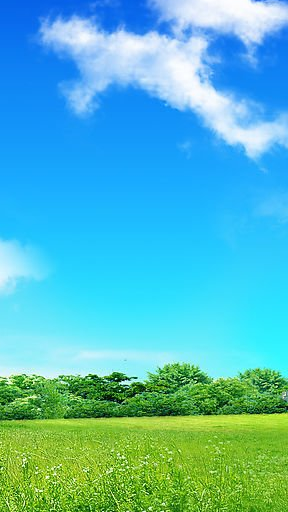

Below is a game level as drawn by its tile map, then a one-line description and the .tmx that defines it (tile-layer data replaced by summaries):
An orthogonal 9x16 tile map with 32x32 px tiles, 1 tile layer (Tile Layer 1).

<map version="1.0" orientation="orthogonal" width="9" height="16" tilewidth="32" tileheight="32">
 <tileset firstgid="1" name="dichken-Blend tang mau cho anh-14" tilewidth="32" tileheight="32">
  <image source="dichken-Blend tang mau cho anh-14.jpg" width="1024" height="673" />
 </tileset>
 <layer name="Tile Layer 1" width="9" height="16">
  <data>[144 cells, 144 non-empty, 144 distinct tile ids]</data>
 </layer>
</map>